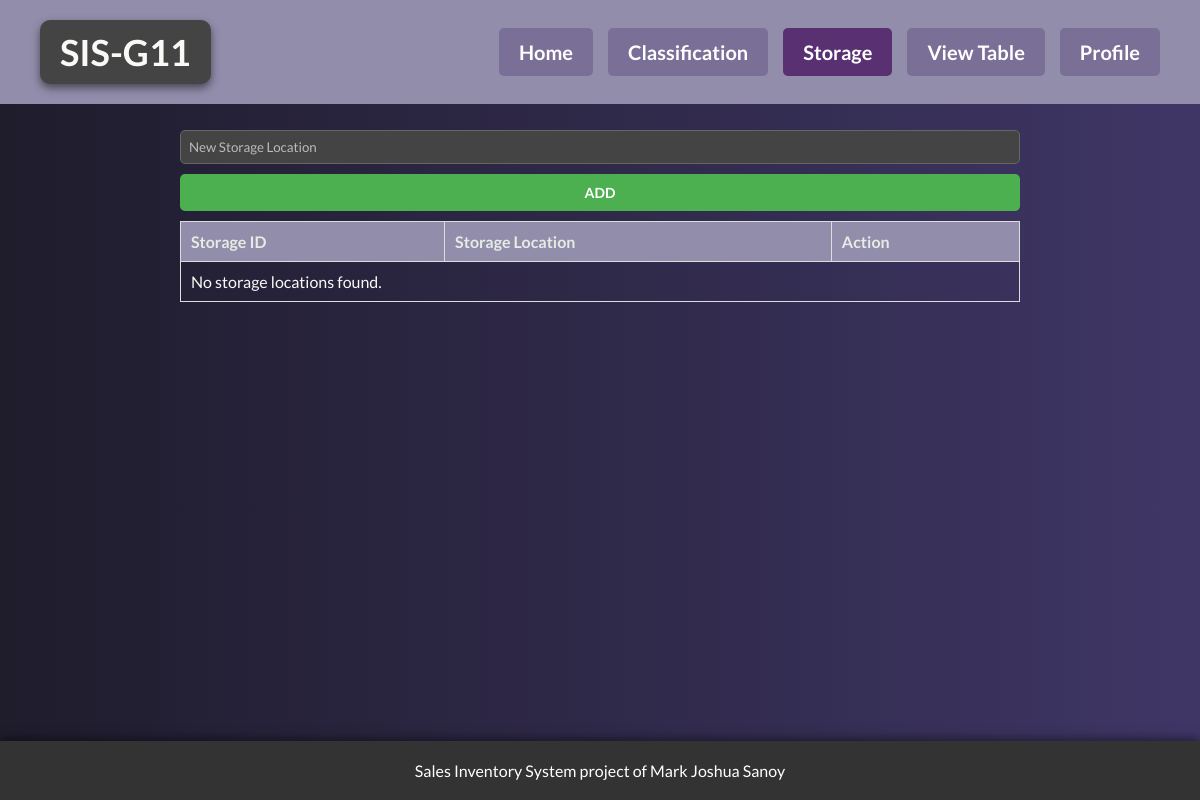
Page /storage.php on the earlier database version.
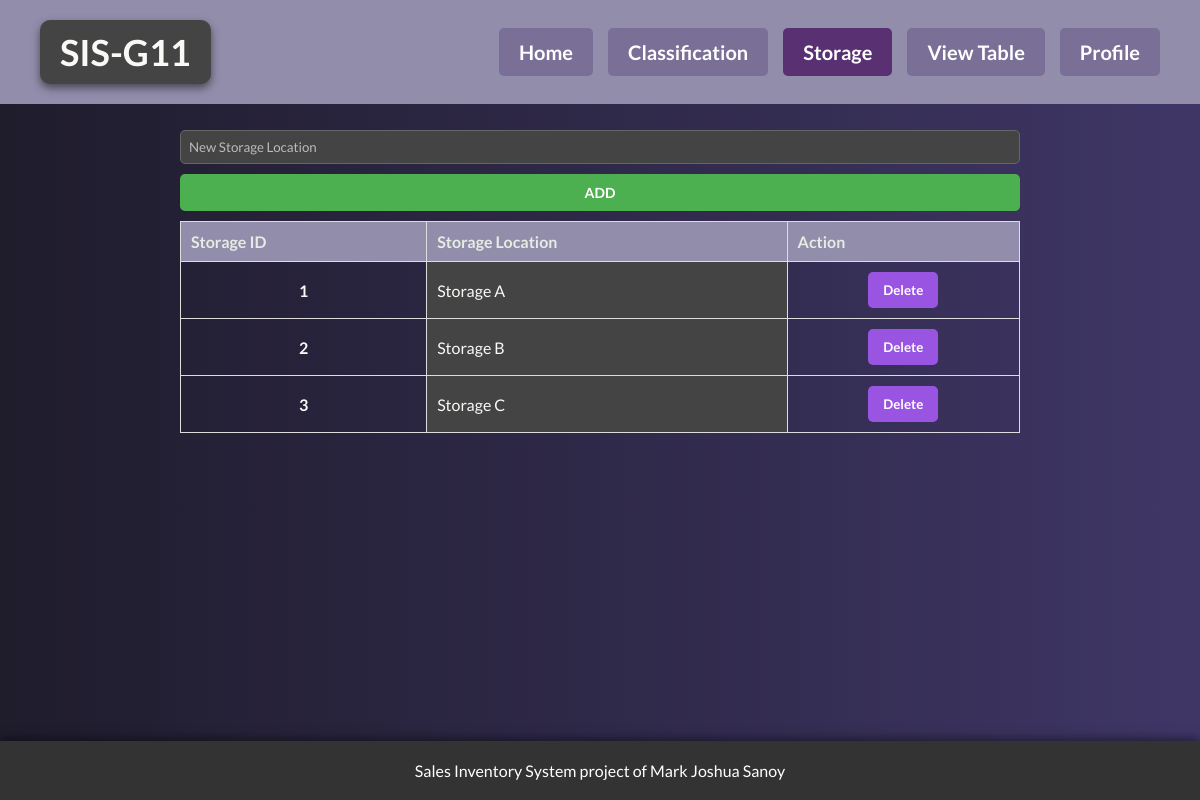
Same page on the later database version.
### tables this page shows
CREATE TABLE `strg` (
  `storage_id` int(11) NOT NULL,
  `strg_location` text NOT NULL
);

### storage.php (the view, shortened to what this page needs)
<link rel="stylesheet" href="assets/css/css-main.css">
<link rel="stylesheet" href="assets/css/css-storage.css">
<link rel="stylesheet" href="https://cdnjs.cloudflare.com/ajax/libs/jqueryui/1.12.1/jquery-ui.min.css">
<div class="nav"><?php include 'navpan.php';?></div>
<div class='table-container'>
    <form id='addStorageForm' method='POST'>
        <input type='text' name='new_storage' id='new_storage' placeholder='New Storage Location' required>
        <button type='submit'>ADD</button>
    </form>
    <table id='storageTable' border='1'>
        <thead>
            <tr>
                <th>Storage ID</th>
                <th>Storage Location</th>
                <th>Action</th>
            </tr>
        </thead>
        <tbody>
        <?php
        include 'db_connect.php';
        $sql = 'SELECT * FROM strg ORDER BY storage_id';
        $result = $conn->query($sql);
        if ($result->num_rows > 0) {
            while ($row = $result->fetch_assoc()) {
                echo "<tr data-id='" . $row['storage_id'] . "'>
                        <td style='text-align: center; font-weight: bold;'>" . $row['storage_id'] . "</td>
                        <td contenteditable='true' class='editable' data-column='strg_location'>" . $row['strg_location'] . "</td>
                        <td><button class='delete-button' data-id='" . $row['storage_id'] . "'>Delete</button></td>
                      </tr>";
            }
        } else {
            echo "<tr><td colspan='3'>No storage locations found.</td></tr>";
        }
        ?>
        </tbody>
    </table>
</div>
<?php include 'footer.php';?>

Differences in the rows shown:
added strg: storage_id "1", strg_location "Storage A"
added strg: storage_id "2", strg_location "Storage B"
added strg: storage_id "3", strg_location "Storage C"
Other differences:
text no longer shown: "No storage locations found."
